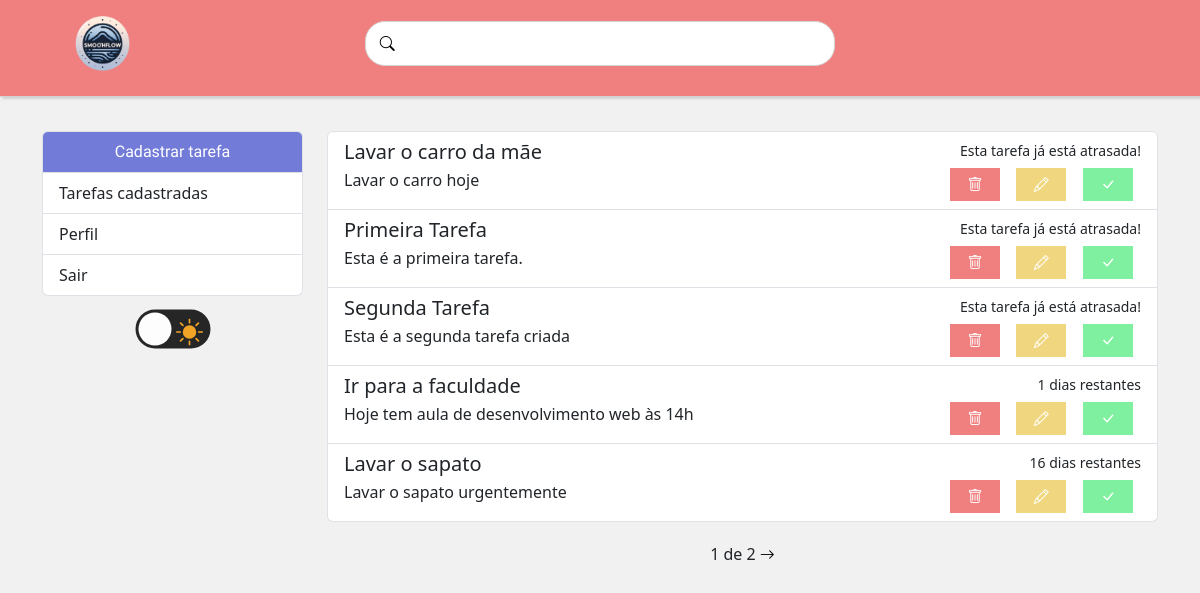
/tarefas/ (signed in), run on an earlier commit of the app's database.
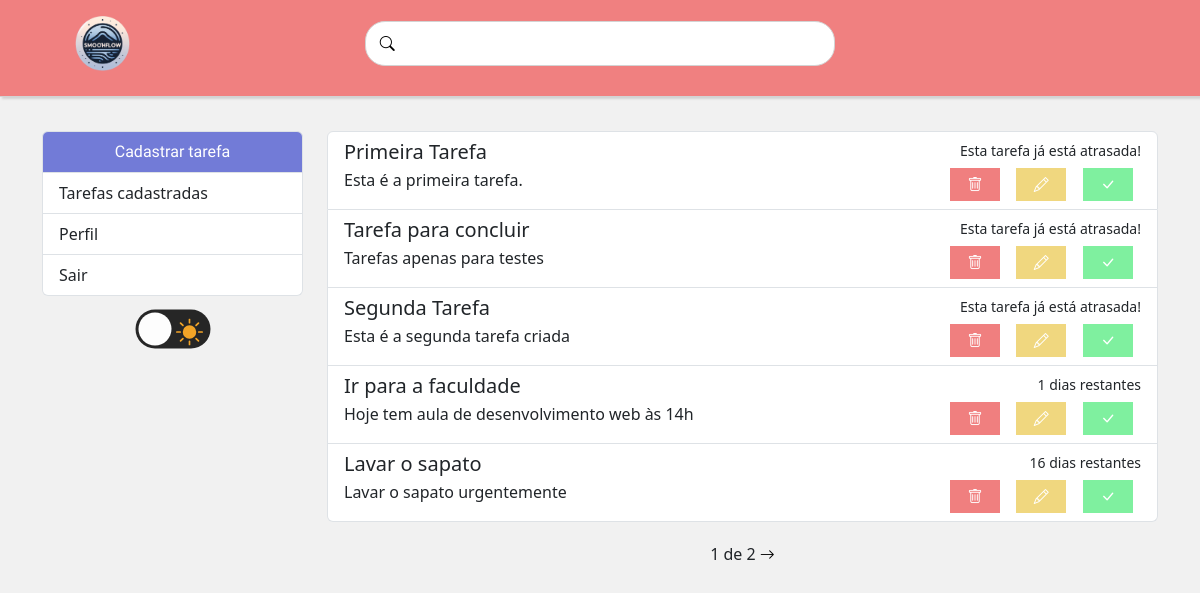
And on a later commit of the database.
### tarefas/models.py (models this page shows, shortened)
class Tarefas(models.Model):
    STATUS=(
        ('doing', 'Doing'),
        ('done', 'Done'),
    )
    titulo = models.CharField(max_length=100, null=False, blank=False)
    descricao = models.CharField(max_length=150)
    done = models.CharField(
        max_length=5,
        choices=STATUS,
    )
    criado_em = models.DateField(auto_now_add=True, null=False, blank=False)
    atualizado_em = models.DateTimeField(auto_now=True)
    termino = models.DateField(null=False, blank=False)
    finalizado_em = models.DateField(null=True, blank=True)

### tarefas/views.py (the view, shortened to what this page needs)
# urls.py: 2. Add a URL to urlpatterns:  path('', views.home, name='home')
@login_required(login_url='/auth/login/')
def home(request):
    search = request.GET.get('search')
    if search:
        tarefas_lista = Tarefas.objects.filter(titulo__icontains=search, done='doing')
        paginator = Paginator(tarefas_lista, 5)
        page = request.GET.get('page')
        tarefas = paginator.get_page(page)
    else:
        tarefas_lista = Tarefas.objects.filter(done='doing').order_by('termino')
        paginator = Paginator(tarefas_lista, 5)
        page = request.GET.get('page')
        tarefas = paginator.get_page(page)
    return render(request, "tarefas/home.html", {"tarefas": tarefas})

### tarefas/templatetags/base64_encode.py (called while the page is built)
@register.filter
def base64_encode(value):
    return base64.b64encode(str(value).encode('utf-8')).decode('utf-8')

### tarefas/templates/tarefas/home.html (shortened to what this page needs)
{% extends "base.html" %}
{% load base64_encode %}
{% block content %}
<div class="col-md-9">
    {% if tarefas %}
        <ul class="list-group" id="item-tarefa">
            {% for tarefa in tarefas %}
                <li class="list-group-item lista-de-tarefas">
                    <div class="d-flex w-100 justify-content-between">
                        {% with encoded_id=tarefa.id|base64_encode %}
                            <h5 class="mb-1" >{{ tarefa.titulo }}</h5>
                        {% endwith %}
                        {% if tarefa.done == 'doing' %}
                            <small class="tempoRestante" data-termino="{{ tarefa.termino }}">{{ tarefa.termino }}</small>
                        {% else%}
                            <small class="tempoRestante">Tarefa concluida!</small>
                        {% endif %}
                    </div>
                    <div class="d-flex w-100 justify-content-between">
                        <p class="mb-1">{{ tarefa.descricao|default:"-" }}</p>
                        <div class="col-5 col-sm-4 col-lg-3 botoes-controle">
                            <a href="deleta/{{ tarefa.id }}" class="botao-deleta"><i class="bi bi-trash"></i></a>
                            <a href="edit/{{ tarefa.id }}" class="botao-atualiza"><i class="bi bi-pencil"></i></a>
                            <a href="mudastatus/{{ tarefa.id }}" class="botao-concluir"><i class="bi bi-check-lg"></i></a>
                        </div>
                    </div>
                </li>
            {% endfor %}
        </ul>
        <div class="pagina">
            <span class="step-list">
                <span class="sessaoAtual">
                    {{ tarefas.number }} de {{ tarefas.paginator.num_pages }}
                </span>
                {% if tarefas.has_next %}
                    <a href="?page={{ tarefas.next_page_number }}"><i class="bi bi-arrow-right setaNavegacao"></i></a>
                {% endif %}
            </span>
        </div>
        {% else %}
            <p id="mesagemSemTarefas">Sem tarefas cadastradas</p>
    {% endif %}
</div>
{% endblock  %}

### tarefas/templates/base.html (shortened to what this page needs)
{% load static %}
<!DOCTYPE html>
<html lang="pt-br">
<head>
    <link rel="stylesheet" href="{% static 'css/style.css' %}">
    <link href="https://cdn.jsdelivr.net/npm/bootstrap@5.3.2/dist/css/bootstrap.min.css" rel="stylesheet">
    <link rel="stylesheet" href="https://cdn.jsdelivr.net/npm/bootstrap-icons@1.11.1/font/bootstrap-icons.css">
</head>
<body class="tema-claro">
    <nav class="navbar" id="BarraNavegacao">
        <div class="container-fluid nav-content nav-content">
            <div class="col-2 col-sm-2 brand-content">
                <a class="navbar-brand" href="{% url 'home' %}">
                    <img src="{% static 'imgs/logo1-novo.png'%}" alt="Logo SmoothFlow" width="55" height="55">
                </a>
            </div>
            <div class="col-8  search-content">
                <form class="search-bar" role="search" method="GET">
                    <input class="input-search" type="text" name='search' value="{{ request.GET.search }}">
                    <button class="button-search" value="submit"><i class="bi bi-search"></i></button>
                </form>
            </div>
        </div>
    </nav>
    <div class="container mt-4">
        <div class="row">
            <div class="col-md-3 d-none d-md-block">
                <div class="list-group">
                    <a href="#" class="list-group-item list-group-item-action" id="botao-cadastro" onclick="abrirCadastro()">Cadastrar tarefa</a>
                    <a href="{% url 'home' %}" class="list-group-item list-group-item-action item-de-menu">Tarefas cadastradas</a>
                    <a href="/perfil" class="list-group-item list-group-item-action item-de-menu">Perfil</a>
                    <a href="#" class="list-group-item list-group-item-action item-de-menu">Sair</a>
                </div>
                <div class="botao-temaEscuro">
                    <label class="label-temaEscuro" for="temaEscuro">
                        <i></i>
                          <i></i>
                          <div class="ball"></div>
                    </label>
                </div>
            </div>
            {% block content %}
            {% endblock %}
        </div>
    </div>
</body>
</html>

### tarefas/static/css/style.css (style rules this page uses)
* { padding: 0; margin: 0; }
.tema-claro { background-color: #f1f1f1; transition: background 0.2s linear; }
i { font-weight: 400; font-size: 15px; }
span a { text-decoration: none; font-weight: 700; color: rgba(0, 0, 0,0.8); transition: 0.5s; }
nav { background-color: #f08080; top: -10px; border-bottom: 1px solid lightgray; box-shadow: 2px 2px 2px lightgray; }
.nav-content { width: 100%; height: 90px; }
.brand-content { display: flex; justify-content: center; }
.search-bar { position: relative; width: 60%; display: block; margin: auto; height: 100%; }
.input-search { height: 45px; width: 100%; border-radius: 20px; padding-left: 42px; font-family: 'Sarala', sans-serif; font-weight: 400; font-size: 15px; color: rgb(78, 78, 78); background-color: #fff; border: 1px solid lightgray; overflow: hidden; }
.button-search { position: absolute; left: 15px; top: 24%; background-color: transparent; border: none; }
.list-group .item-de-menu { background-color: white; }
#botao-cadastro { background-color: #727BD7; display: flex; justify-content: center; align-items: center; color: white; font-family: "Righteous", sans-serif; font-weight: 400; transition: 0.1s; }
.botoes-controle { display: flex; flex-direction: row; justify-content: space-around; width: 20%; }
.botao-deleta { display: flex; background-color: #F07F7F; color: white; border: none; width: 25%; justify-content: center; align-items: center; }
.botao-atualiza { display: flex; background-color: #F0D77F; color: white; border: none; width: 25%; justify-content: center; align-items: center; }
.botao-concluir { display: flex; background-color: #7FF09F; color: white; border: none; width: 25%; justify-content: center; align-items: center; }
.botao-temaEscuro { display: flex; align-items: center; justify-content: center; margin-top: 20px; opacity: .9; }
.label-temaEscuro { background-color: #111; border-radius: 50px; cursor: pointer; display: flex; align-items: center; justify-content: space-between; padding: 5px; position: relative; height: 26px; width: 50px; transform: scale(1.5); }
.label-temaEscuro .ball { background-color: #fff; border-radius: 50%; position: absolute; top: 2px; left: 2px; height: 22px; width: 22px; transform: translateX(0px); transition: transform 0.2s linear; }
.pagina { margin-top: 20px; margin-bottom: 20px; display: flex; justify-content: center; align-items: center; }
.setaNavegacao { color:black; }
@media (min-width: 720px ) and (max-width: 1350px) { .botoes-controle { width: 30%; height: 33px; } }

What changed in the data, as far as the page shows it:
removed Tarefas: titulo "Lavar o carro da mãe", descricao "Lavar o carro hoje"
added Tarefas: titulo "Tarefa para concluir", descricao "Tarefas apenas para testes"
